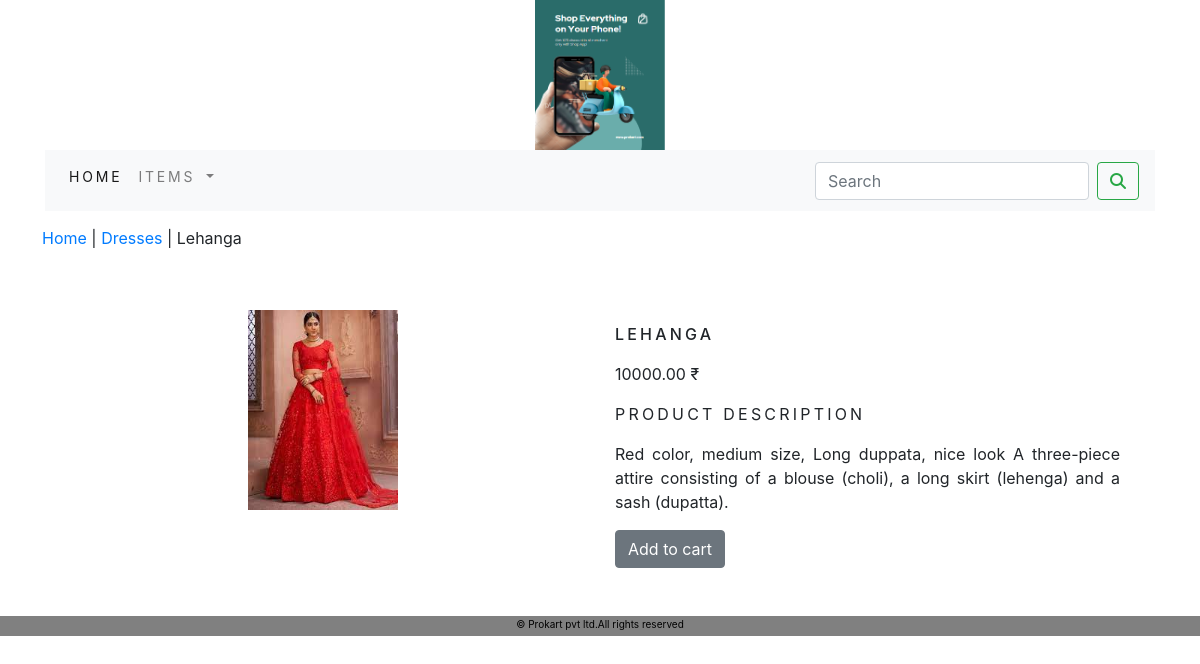
/shop/dresses/lehanga/, run on the app's committed database.
### shopapp/models.py (models this page shows, shortened)
class Product(models.Model):
    name = models.CharField(max_length=250, unique=True)
    slug = models.SlugField(max_length=250, unique=True)
    desc = models.TextField(blank=True)
    price = models.DecimalField(max_digits=10,decimal_places=2)
    category=models.ForeignKey(Category,on_delete=models.CASCADE)
    image=models.ImageField(upload_to='product',blank=True)
    stock=models.IntegerField()
    available = models.BooleanField(default=True)
    created = models.DateTimeField(auto_now_add=True)
    updated = models.DateTimeField(auto_now=True)
    class Meta():
        ordering=('name',)
        verbose_name='product'
        verbose_name_plural='products'

class Category(models.Model):
    name=models.CharField(max_length=250,unique=True)
    slug=models.SlugField(max_length=250,unique=True)
    desc=models.TextField(blank=True)
    image=models.ImageField(upload_to='category',blank=True)
    class Meta():
        ordering=('name',)
        verbose_name='category'
        verbose_name_plural='categories'
    def get_url(self):
        return reverse('shopapp:prodbycat', args=[self.slug])
    def __str__(self):
        return self.name

### shopapp/views.py (the view)
# urls.py: path('<slug:cslug>/<slug:productslug>/',views.prodetail,name='procatdetail')
def prodetail(request,cslug,productslug):
    try :
        product=Product.objects.get(category__slug=cslug,slug=productslug)
    except Exception as e:
        raise e
    return render(request,'product.html',{'product':product})

### cartapp/context_processors.py (called while the page is built)
def counter(request):
    item_count=0
    if 'admin' in request.path:
        return {}
    else:
        try:
            cart=Cart.objects.filter(cart_id=cart_id(request))
            cart_items=Cartitem.objects.all().filter(cart=cart[:1])
            for cart_item in cart_items:
                item_count += cart_item.quantity
        except Cart.DoesNotExist:
            item_count=0
    return dict(item_count=item_count)

### cartapp/views.py (called while the page is built)
def cart_id(request):
    cart=request.session.session_key
    if not cart:
        cart=request.session.create()
    return cart

### shopapp/context_processors.py (called while the page is built)
def menu_links(request):
    links=Category.objects.all()
    return {'links':links}

### template/product.html (shortened to what this page needs)
{% extends 'base.html' %}
{% load static %}
{% block content %}
<div class="row my_prod_row_class">
    <div class="mx_auto">
        <p> <a href="{% url 'shopapp:allprodcat' %}"> Home</a> | <a href="{{product.category.get_url}}">{{product.category}}</a> | {{product.name}}  </p>
    </div>
</div>
<div class="container">
<br>
    <div class="row">
        <div class="col-6 col-sm-12 col-md-12 col-lg-6 text-center">
               <div style="min-width:18rem">
                        <img src="{{product.image.url}}" alt="{{product.name}}" width='150' height="200">
                </div>
       </div>
       <div class="col-12 col-sm-12 col-md-12 col-lg-6">
            <h6 class="my_prod_title">{{product.name}}</h6>
            <p>{{product.price}} ₹</p>
            <p class="my_title"> Product Description</p>
            <p class=" text-justify my_prod_text">{{product.desc}}</p>
                {% if product.stock <= 0 %}
                      <p class="text-justify my_prod_text"><b> Out of stock</b></p>
                 {% else %}
                      <a class="btn btn-secondary" href="{% url 'cartapp:add_cart' product.id %}">Add to cart</a>
                 {% endif %}
       </div>
</div>
</div>
{% endblock %}

### static/css/custom.css (style rules this page uses)
.my_title { font-size:16px; text-transform:uppercase; letter-spacing:.2em; }
.my_prod_row_class { padding-top:15px; padding-bottom: 20px; }
.my_prod_title { font-size:16px; text-transform:uppercase; letter-spacing:.2em; padding-top:15px; padding-bottom:10px; }
.my_prod_text { padding-right:20px; }

### data on the page
Product: category "Dresses", name "Lehanga", image (picture), name "LEHANGA", price "10000.00", desc "Red color, medium size, Long duppata, nice look A three-piece attire consisting of a blouse (choli), a long skirt (lehenga) and a sash (dupatta)."
